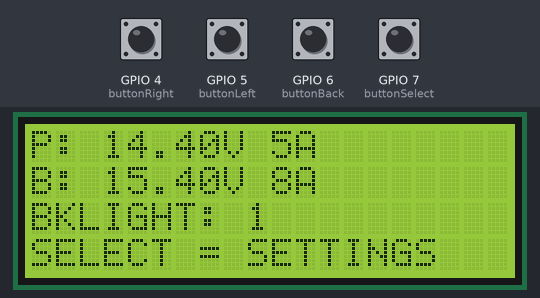
A sketch run on a simulated ESP32-S3. Shown: 20×4 character LCD. The inputs (shaded band) are chosen by the test bench; at power-on: GPIO 4 (buttonRight), GPIO 5 (buttonLeft), GPIO 6 (buttonBack), GPIO 7 (buttonSelect) HIGH. EEPROM starts erased.

Above: at 1.2 s.
1.3 s: GPIO 7 (buttonSelect) pulled LOW for 0.15 s
At 2.8 s:
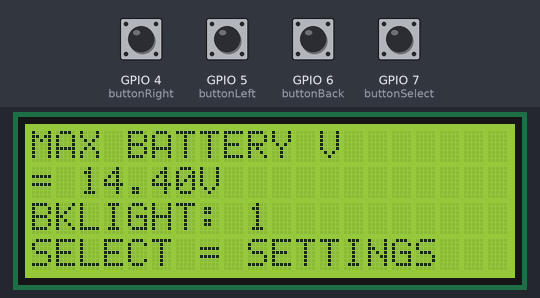
3.1 s: GPIO 4 (buttonRight) pulled LOW for 1 s
At 4.6 s:
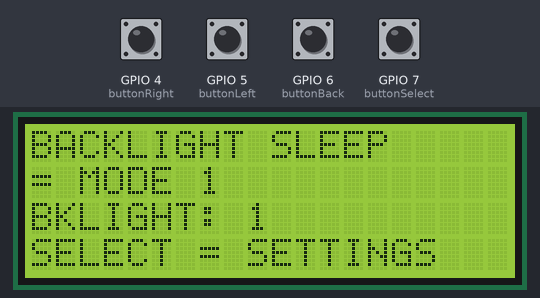
5.7 s: GPIO 6 (buttonBack) pulled LOW for 0.15 s
At 6.6 s:
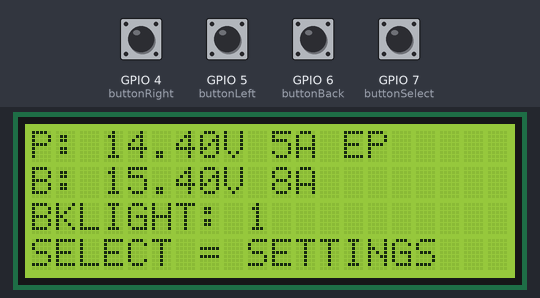
7.5 s: GPIO 7 (buttonSelect) pulled LOW for 1 s
At 9.9 s:
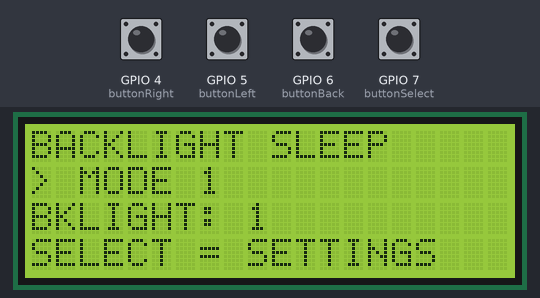
10.2 s: GPIO 5 (buttonLeft) pulled LOW for 1 s
At 12.5 s:
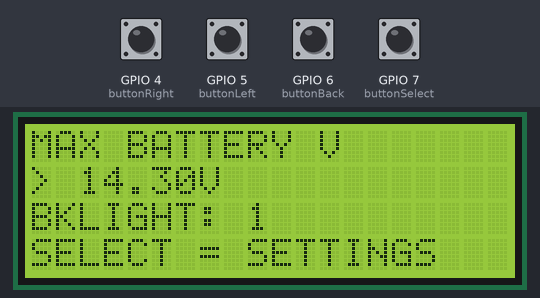
12.8 s: GPIO 6 (buttonBack) pulled LOW for 1 s
At 14.5 s:
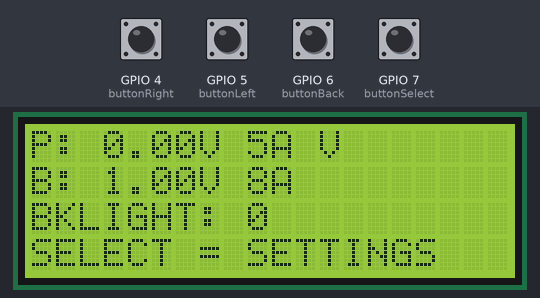
Timing chart, 0 to 16.0 s (numbered marks = the images above; inputs shaded):
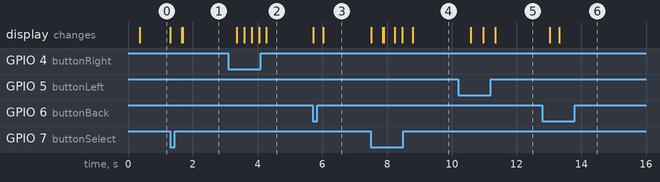

Measured:
- after the input at 1.3 s, the display: first changes at once (image 1 shows a later state)
- after the input at 3.1 s, the display: changes after 0.26 s (image 2)
- after the input at 5.7 s, the display: first changes at once (image 3 shows a later state)
- after the input at 7.5 s, the display: first changes at once (image 4 shows a later state)
- after the input at 10.2 s, the display: first changes after 0.39 s (image 5 shows a later state)
- after the input at 12.8 s, the display: first changes after 0.22 s (image 6 shows a later state)

The sketch:

Lcd_check.ino
```cpp
#include <Wire.h>
#include <LiquidCrystal_I2C.h>
#include <EEPROM.h>

/* ================= LCD ================= */
LiquidCrystal_I2C lcd(0x27, 20, 4);

/* ================= BUTTONS ================= */
#define buttonRight   4
#define buttonLeft    5
#define buttonBack    6
#define buttonSelect  7

/* ================= EEPROM ================= */
#define EEPROM_SIZE 64              // Dummy EEPROM size
#define ADDR_BATT_MAX_V 0           // float (4 bytes)
#define ADDR_BACKLIGHT_MODE 8       // int (4 bytes)

/* ================= MENU ================= */
int menuPage = 0;
int settingMode = 0;
int setMenuPage = 0;
int subMenuPage = 0;

/* ================= STORED VALUES ================= */
float voltageBatteryMax = 14.40;    // DEFAULT VALUE
int backlightSleepMode  = 1;        // DEFAULT VALUE

/* TEMP BACKUP */
float floatTemp;
int intTemp;

/* ================= TIMING ================= */
unsigned long prevLCDMillis = 0;
const unsigned long lcdInterval = 300;

/* ================================================= */

void saveSettings() {
  EEPROM.put(ADDR_BATT_MAX_V, voltageBatteryMax);
  EEPROM.put(ADDR_BACKLIGHT_MODE, backlightSleepMode);
  EEPROM.commit();
}

void loadSettings() {
  EEPROM.get(ADDR_BATT_MAX_V, voltageBatteryMax);
  EEPROM.get(ADDR_BACKLIGHT_MODE, backlightSleepMode);

  // SAFETY CHECKS
  if (isnan(voltageBatteryMax) || voltageBatteryMax < 10 || voltageBatteryMax > 60)
    voltageBatteryMax = 14.40;

  if (backlightSleepMode < 0 || backlightSleepMode > 9)
    backlightSleepMode = 1;
}

/* ================= LCD ================= */

void showMainMenu() {
  lcd.setCursor(0,0);
  lcd.print("P: ");
  lcd.print(voltageBatteryMax);
  lcd.print("V ");

  lcd.print("5");
  lcd.print("A ");


  lcd.setCursor(0,1);
 lcd.print("B: ");
  lcd.print(voltageBatteryMax+1);
  lcd.print("V ");

  lcd.print("8");
  lcd.print("A ");


  lcd.setCursor(0,2);
  lcd.print("BKLIGHT: ");
  lcd.print(backlightSleepMode);
  lcd.print("   ");

  lcd.setCursor(0,3);
  lcd.print("SELECT = SETTINGS");
}

void settingsMenu() {

  if (!digitalRead(buttonRight)) { subMenuPage++; delay(200); }
  if (!digitalRead(buttonLeft))  { subMenuPage--; delay(200); }
  if (!digitalRead(buttonBack))  { settingMode = 0; lcd.clear(); delay(200); }

  if (subMenuPage < 0) subMenuPage = 1;
  if (subMenuPage > 1) subMenuPage = 0;

  /* ===== SUB MENU 0 : BATTERY MAX VOLTAGE ===== */
  if (subMenuPage == 0) {
    lcd.setCursor(0,0);
    lcd.print("MAX BATTERY V   ");

    if (setMenuPage == 0) {
      lcd.setCursor(0,1);
      lcd.print("= ");
      lcd.print(voltageBatteryMax,2);
      lcd.print("V        ");

      if (!digitalRead(buttonSelect)) {
        floatTemp = voltageBatteryMax;
        setMenuPage = 1;
        delay(300);
      }
    } else {
      lcd.setCursor(0,1);
      lcd.print("> ");
      lcd.print(voltageBatteryMax,2);
      lcd.print("V        ");

      if (!digitalRead(buttonRight)) { voltageBatteryMax += 0.1; delay(150); }
      if (!digitalRead(buttonLeft))  { voltageBatteryMax -= 0.1; delay(150); }

      if (!digitalRead(buttonBack)) {
        voltageBatteryMax = floatTemp;
        setMenuPage = 0;
        delay(200);
      }
      if (!digitalRead(buttonSelect)) {
        saveSettings();
        setMenuPage = 0;
        delay(200);
      }
    }
  }

  /* ===== SUB MENU 1 : BACKLIGHT MODE ===== */
  else if (subMenuPage == 1) {
    lcd.setCursor(0,0);
    lcd.print("BACKLIGHT SLEEP ");

    if (setMenuPage == 0) {
      lcd.setCursor(0,1);
      lcd.print("= MODE ");
      lcd.print(backlightSleepMode);
      lcd.print("        ");

      if (!digitalRead(buttonSelect)) {
        intTemp = backlightSleepMode;
        setMenuPage = 1;
        delay(300);
      }
    } else {
      lcd.setCursor(0,1);
      lcd.print("> MODE ");
      lcd.print(backlightSleepMode);
      lcd.print("        ");

      if (!digitalRead(buttonRight)) { backlightSleepMode++; delay(150); }
      if (!digitalRead(buttonLeft))  { backlightSleepMode--; delay(150); }

      backlightSleepMode = constrain(backlightSleepMode, 0, 9);

      if (!digitalRead(buttonBack)) {
        backlightSleepMode = intTemp;
        setMenuPage = 0;
        delay(200);
      }
      if (!digitalRead(buttonSelect)) {
        saveSettings();
        setMenuPage = 0;
        delay(200);
      }
    }
  }
}

/* ================================================= */

void setup() {
  Wire.begin(8, 9);
  lcd.init();
  lcd.backlight();

  pinMode(buttonRight, INPUT_PULLUP);
  pinMode(buttonLeft, INPUT_PULLUP);
  pinMode(buttonBack, INPUT_PULLUP);
  pinMode(buttonSelect, INPUT_PULLUP);

  EEPROM.begin(EEPROM_SIZE);
  loadSettings();

  lcd.clear();
}

void loop() {

  if (!settingMode) {
    if (!digitalRead(buttonSelect)) {
      settingMode = 1;
      lcd.clear();
      delay(300);
    }

    if (millis() - prevLCDMillis > lcdInterval) {
      prevLCDMillis = millis();
      showMainMenu();
    }
  } else {
    settingsMenu();
  }
}
```
